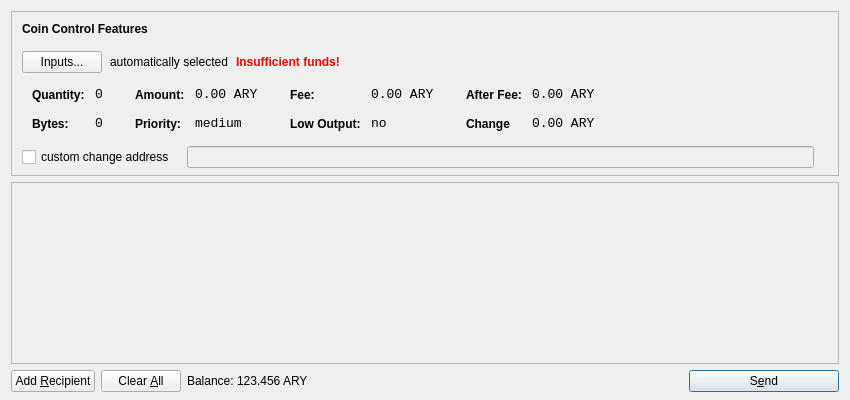
<?xml version="1.0" encoding="UTF-8"?>
<ui version="4.0">
 <class>SendCoinsDialog</class>
 <widget class="QDialog" name="SendCoinsDialog">
  <property name="geometry">
   <rect>
    <x>0</x>
    <y>0</y>
    <width>850</width>
    <height>400</height>
   </rect>
  </property>
  <property name="windowTitle">
   <string>Send Coins</string>
  </property>
  <layout class="QVBoxLayout" name="verticalLayout" stretch="0,1,0">
   <property name="bottomMargin">
    <number>8</number>
   </property>
   <item>
    <widget class="QFrame" name="frameCoinControl">
     <property name="sizePolicy">
      <sizepolicy hsizetype="Expanding" vsizetype="Expanding">
       <horstretch>0</horstretch>
       <verstretch>0</verstretch>
      </sizepolicy>
     </property>
     <property name="maximumSize">
      <size>
       <width>16777215</width>
       <height>16777215</height>
      </size>
     </property>
     <property name="frameShape">
      <enum>QFrame::StyledPanel</enum>
     </property>
     <property name="frameShadow">
      <enum>QFrame::Sunken</enum>
     </property>
     <layout class="QVBoxLayout" name="verticalLayoutCoinControl2">
      <property name="spacing">
       <number>-1</number>
      </property>
      <property name="leftMargin">
       <number>0</number>
      </property>
      <property name="topMargin">
       <number>0</number>
      </property>
      <property name="rightMargin">
       <number>0</number>
      </property>
      <property name="bottomMargin">
       <number>6</number>
      </property>
      <item>
       <layout class="QVBoxLayout" name="verticalLayoutCoinControl" stretch="0,0,0,0,1">
        <property name="spacing">
         <number>0</number>
        </property>
        <property name="leftMargin">
         <number>10</number>
        </property>
        <property name="topMargin">
         <number>10</number>
        </property>
        <item>
         <layout class="QHBoxLayout" name="horizontalLayoutCoinControl1">
          <property name="bottomMargin">
           <number>15</number>
          </property>
          <item>
           <widget class="QLabel" name="labelCoinControlFeatures">
            <property name="sizePolicy">
             <sizepolicy hsizetype="Preferred" vsizetype="Maximum">
              <horstretch>0</horstretch>
              <verstretch>0</verstretch>
             </sizepolicy>
            </property>
            <property name="font">
             <font>
              <weight>75</weight>
              <bold>true</bold>
             </font>
            </property>
            <property name="styleSheet">
             <string notr="true">font-weight:bold;</string>
            </property>
            <property name="text">
             <string>Coin Control Features</string>
            </property>
           </widget>
          </item>
         </layout>
        </item>
        <item>
         <layout class="QHBoxLayout" name="horizontalLayoutCoinControl2" stretch="0,0,0,0">
          <property name="spacing">
           <number>8</number>
          </property>
          <property name="bottomMargin">
           <number>10</number>
          </property>
          <item>
           <widget class="QPushButton" name="pushButtonCoinControl">
            <property name="styleSheet">
             <string notr="true"/>
            </property>
            <property name="text">
             <string>Inputs...</string>
            </property>
           </widget>
          </item>
          <item>
           <widget class="QLabel" name="labelCoinControlAutomaticallySelected">
            <property name="text">
             <string>automatically selected</string>
            </property>
            <property name="margin">
             <number>5</number>
            </property>
           </widget>
          </item>
          <item>
           <widget class="QLabel" name="labelCoinControlInsuffFunds">
            <property name="font">
             <font>
              <weight>75</weight>
              <bold>true</bold>
             </font>
            </property>
            <property name="styleSheet">
             <string notr="true">color:red;font-weight:bold;</string>
            </property>
            <property name="text">
             <string>Insufficient funds!</string>
            </property>
            <property name="margin">
             <number>5</number>
            </property>
           </widget>
          </item>
          <item>
           <spacer name="horizontalSpacerCoinControl">
            <property name="orientation">
             <enum>Qt::Horizontal</enum>
            </property>
            <property name="sizeHint" stdset="0">
             <size>
              <width>40</width>
              <height>1</height>
             </size>
            </property>
           </spacer>
          </item>
         </layout>
        </item>
        <item>
         <widget class="QWidget" name="widgetCoinControl" native="true">
          <property name="sizePolicy">
           <sizepolicy hsizetype="Preferred" vsizetype="Preferred">
            <horstretch>0</horstretch>
            <verstretch>0</verstretch>
           </sizepolicy>
          </property>
          <property name="minimumSize">
           <size>
            <width>0</width>
            <height>0</height>
           </size>
          </property>
          <property name="styleSheet">
           <string notr="true"/>
          </property>
          <layout class="QHBoxLayout" name="horizontalLayoutCoinControl5">
           <property name="margin">
            <number>0</number>
           </property>
           <item>
            <layout class="QHBoxLayout" name="horizontalLayoutCoinControl3" stretch="0,0,0,1">
             <property name="spacing">
              <number>20</number>
             </property>
             <property name="topMargin">
              <number>0</number>
             </property>
             <property name="bottomMargin">
              <number>10</number>
             </property>
             <item>
              <layout class="QFormLayout" name="formLayoutCoinControl1">
               <property name="horizontalSpacing">
                <number>10</number>
               </property>
               <property name="verticalSpacing">
                <number>14</number>
               </property>
               <property name="leftMargin">
                <number>10</number>
               </property>
               <property name="topMargin">
                <number>4</number>
               </property>
               <property name="rightMargin">
                <number>6</number>
               </property>
               <item row="0" column="0">
                <widget class="QLabel" name="labelCoinControlQuantityText">
                 <property name="styleSheet">
                  <string notr="true">font-weight:bold;</string>
                 </property>
                 <property name="text">
                  <string>Quantity:</string>
                 </property>
                 <property name="margin">
                  <number>0</number>
                 </property>
                </widget>
               </item>
               <item row="0" column="1">
                <widget class="QLabel" name="labelCoinControlQuantity">
                 <property name="font">
                  <font>
                   <family>Monospace</family>
                   <pointsize>10</pointsize>
                  </font>
                 </property>
                 <property name="cursor">
                  <cursorShape>IBeamCursor</cursorShape>
                 </property>
                 <property name="contextMenuPolicy">
                  <enum>Qt::ActionsContextMenu</enum>
                 </property>
                 <property name="text">
                  <string>0</string>
                 </property>
                 <property name="margin">
                  <number>0</number>
                 </property>
                 <property name="textInteractionFlags">
                  <set>Qt::LinksAccessibleByMouse|Qt::TextSelectableByKeyboard|Qt::TextSelectableByMouse</set>
                 </property>
                </widget>
               </item>
               <item row="1" column="0">
                <widget class="QLabel" name="labelCoinControlBytesText">
                 <property name="styleSheet">
                  <string notr="true">font-weight:bold;</string>
                 </property>
                 <property name="text">
                  <string>Bytes:</string>
                 </property>
                </widget>
               </item>
               <item row="1" column="1">
                <widget class="QLabel" name="labelCoinControlBytes">
                 <property name="font">
                  <font>
                   <family>Monospace</family>
                   <pointsize>10</pointsize>
                  </font>
                 </property>
                 <property name="cursor">
                  <cursorShape>IBeamCursor</cursorShape>
                 </property>
                 <property name="contextMenuPolicy">
                  <enum>Qt::ActionsContextMenu</enum>
                 </property>
                 <property name="text">
                  <string>0</string>
                 </property>
                 <property name="textInteractionFlags">
                  <set>Qt::LinksAccessibleByMouse|Qt::TextSelectableByKeyboard|Qt::TextSelectableByMouse</set>
                 </property>
                </widget>
               </item>
              </layout>
             </item>
             <item>
              <layout class="QFormLayout" name="formLayoutCoinControl2">
               <property name="horizontalSpacing">
                <number>10</number>
               </property>
               <property name="verticalSpacing">
                <number>14</number>
               </property>
               <property name="leftMargin">
                <number>6</number>
               </property>
               <property name="topMargin">
                <number>4</number>
               </property>
               <property name="rightMargin">
                <number>6</number>
               </property>
               <item row="0" column="0">
                <widget class="QLabel" name="labelCoinControlAmountText">
                 <property name="styleSheet">
                  <string notr="true">font-weight:bold;</string>
                 </property>
                 <property name="text">
                  <string>Amount:</string>
                 </property>
                 <property name="margin">
                  <number>0</number>
                 </property>
                </widget>
               </item>
               <item row="0" column="1">
                <widget class="QLabel" name="labelCoinControlAmount">
                 <property name="font">
                  <font>
                   <family>Monospace</family>
                   <pointsize>10</pointsize>
                  </font>
                 </property>
                 <property name="cursor">
                  <cursorShape>IBeamCursor</cursorShape>
                 </property>
                 <property name="contextMenuPolicy">
                  <enum>Qt::ActionsContextMenu</enum>
                 </property>
                 <property name="text">
                  <string notr="true">0.00 ARY</string>
                 </property>
                 <property name="textInteractionFlags">
                  <set>Qt::LinksAccessibleByMouse|Qt::TextSelectableByKeyboard|Qt::TextSelectableByMouse</set>
                 </property>
                </widget>
               </item>
               <item row="1" column="0">
                <widget class="QLabel" name="labelCoinControlPriorityText">
                 <property name="styleSheet">
                  <string notr="true">font-weight:bold;</string>
                 </property>
                 <property name="text">
                  <string>Priority:</string>
                 </property>
                </widget>
               </item>
               <item row="1" column="1">
                <widget class="QLabel" name="labelCoinControlPriority">
                 <property name="font">
                  <font>
                   <family>Monospace</family>
                   <pointsize>10</pointsize>
                  </font>
                 </property>
                 <property name="cursor">
                  <cursorShape>IBeamCursor</cursorShape>
                 </property>
                 <property name="contextMenuPolicy">
                  <enum>Qt::ActionsContextMenu</enum>
                 </property>
                 <property name="text">
                  <string>medium</string>
                 </property>
                 <property name="textInteractionFlags">
                  <set>Qt::LinksAccessibleByMouse|Qt::TextSelectableByKeyboard|Qt::TextSelectableByMouse</set>
                 </property>
                </widget>
               </item>
              </layout>
             </item>
             <item>
              <layout class="QFormLayout" name="formLayoutCoinControl3">
               <property name="horizontalSpacing">
                <number>10</number>
               </property>
               <property name="verticalSpacing">
                <number>14</number>
               </property>
               <property name="leftMargin">
                <number>6</number>
               </property>
               <property name="topMargin">
                <number>4</number>
               </property>
               <property name="rightMargin">
                <number>6</number>
               </property>
               <item row="0" column="0">
                <widget class="QLabel" name="labelCoinControlFeeText">
                 <property name="styleSheet">
                  <string notr="true">font-weight:bold;</string>
                 </property>
                 <property name="text">
                  <string>Fee:</string>
                 </property>
                 <property name="margin">
                  <number>0</number>
                 </property>
                </widget>
               </item>
               <item row="0" column="1">
                <widget class="QLabel" name="labelCoinControlFee">
                 <property name="font">
                  <font>
                   <family>Monospace</family>
                   <pointsize>10</pointsize>
                  </font>
                 </property>
                 <property name="cursor">
                  <cursorShape>IBeamCursor</cursorShape>
                 </property>
                 <property name="contextMenuPolicy">
                  <enum>Qt::ActionsContextMenu</enum>
                 </property>
                 <property name="text">
                  <string notr="true">0.00 ARY</string>
                 </property>
                 <property name="textInteractionFlags">
                  <set>Qt::LinksAccessibleByMouse|Qt::TextSelectableByKeyboard|Qt::TextSelectableByMouse</set>
                 </property>
                </widget>
               </item>
               <item row="1" column="0">
                <widget class="QLabel" name="labelCoinControlLowOutputText">
                 <property name="styleSheet">
                  <string notr="true">font-weight:bold;</string>
                 </property>
                 <property name="text">
                  <string>Low Output:</string>
                 </property>
                </widget>
               </item>
               <item row="1" column="1">
                <widget class="QLabel" name="labelCoinControlLowOutput">
                 <property name="font">
                  <font>
                   <family>Monospace</family>
                   <pointsize>10</pointsize>
                  </font>
                 </property>
                 <property name="cursor">
                  <cursorShape>IBeamCursor</cursorShape>
                 </property>
                 <property name="contextMenuPolicy">
                  <enum>Qt::ActionsContextMenu</enum>
                 </property>
                 <property name="text">
                  <string>no</string>
                 </property>
                 <property name="textInteractionFlags">
                  <set>Qt::LinksAccessibleByMouse|Qt::TextSelectableByKeyboard|Qt::TextSelectableByMouse</set>
                 </property>
                </widget>
               </item>
              </layout>
             </item>
             <item>
              <layout class="QFormLayout" name="formLayoutCoinControl4">
               <property name="horizontalSpacing">
                <number>10</number>
               </property>
               <property name="verticalSpacing">
                <number>14</number>
               </property>
               <property name="leftMargin">
                <number>6</number>
               </property>
               <property name="topMargin">
                <number>4</number>
               </property>
               <property name="rightMargin">
                <number>6</number>
               </property>
               <item row="0" column="0">
                <widget class="QLabel" name="labelCoinControlAfterFeeText">
                 <property name="styleSheet">
                  <string notr="true">font-weight:bold;</string>
                 </property>
                 <property name="text">
                  <string>After Fee:</string>
                 </property>
                 <property name="margin">
                  <number>0</number>
                 </property>
                </widget>
               </item>
               <item row="0" column="1">
                <widget class="QLabel" name="labelCoinControlAfterFee">
                 <property name="font">
                  <font>
                   <family>Monospace</family>
                   <pointsize>10</pointsize>
                  </font>
                 </property>
                 <property name="cursor">
                  <cursorShape>IBeamCursor</cursorShape>
                 </property>
                 <property name="contextMenuPolicy">
                  <enum>Qt::ActionsContextMenu</enum>
                 </property>
                 <property name="text">
                  <string notr="true">0.00 ARY</string>
                 </property>
                 <property name="textInteractionFlags">
                  <set>Qt::LinksAccessibleByMouse|Qt::TextSelectableByKeyboard|Qt::TextSelectableByMouse</set>
                 </property>
                </widget>
               </item>
               <item row="1" column="0">
                <widget class="QLabel" name="labelCoinControlChangeText">
                 <property name="styleSheet">
                  <string notr="true">font-weight:bold;</string>
                 </property>
                 <property name="text">
                  <string>Change</string>
                 </property>
                </widget>
               </item>
               <item row="1" column="1">
                <widget class="QLabel" name="labelCoinControlChange">
                 <property name="font">
                  <font>
                   <family>Monospace</family>
                   <pointsize>10</pointsize>
                  </font>
                 </property>
                 <property name="cursor">
                  <cursorShape>IBeamCursor</cursorShape>
                 </property>
                 <property name="contextMenuPolicy">
                  <enum>Qt::ActionsContextMenu</enum>
                 </property>
                 <property name="text">
                  <string notr="true">0.00 ARY</string>
                 </property>
                 <property name="textInteractionFlags">
                  <set>Qt::LinksAccessibleByMouse|Qt::TextSelectableByKeyboard|Qt::TextSelectableByMouse</set>
                 </property>
                </widget>
               </item>
              </layout>
             </item>
            </layout>
           </item>
          </layout>
         </widget>
        </item>
        <item>
         <layout class="QHBoxLayout" name="horizontalLayoutCoinControl4" stretch="0,0,0">
          <property name="spacing">
           <number>12</number>
          </property>
          <property name="sizeConstraint">
           <enum>QLayout::SetDefaultConstraint</enum>
          </property>
          <property name="topMargin">
           <number>5</number>
          </property>
          <property name="rightMargin">
           <number>5</number>
          </property>
          <item>
           <widget class="QCheckBox" name="checkBoxCoinControlChange">
            <property name="text">
             <string>custom change address</string>
            </property>
           </widget>
          </item>
          <item>
           <widget class="QLineEdit" name="lineEditCoinControlChange">
            <property name="enabled">
             <bool>false</bool>
            </property>
            <property name="sizePolicy">
             <sizepolicy hsizetype="Expanding" vsizetype="Fixed">
              <horstretch>0</horstretch>
              <verstretch>0</verstretch>
             </sizepolicy>
            </property>
           </widget>
          </item>
          <item>
           <widget class="QLabel" name="labelCoinControlChangeLabel">
            <property name="sizePolicy">
             <sizepolicy hsizetype="Preferred" vsizetype="Expanding">
              <horstretch>0</horstretch>
              <verstretch>0</verstretch>
             </sizepolicy>
            </property>
            <property name="minimumSize">
             <size>
              <width>0</width>
              <height>0</height>
             </size>
            </property>
            <property name="text">
             <string/>
            </property>
            <property name="margin">
             <number>3</number>
            </property>
           </widget>
          </item>
         </layout>
        </item>
        <item>
         <spacer name="verticalSpacerCoinControl">
          <property name="orientation">
           <enum>Qt::Vertical</enum>
          </property>
          <property name="sizeHint" stdset="0">
           <size>
            <width>800</width>
            <height>1</height>
           </size>
          </property>
         </spacer>
        </item>
       </layout>
      </item>
     </layout>
    </widget>
   </item>
   <item>
    <widget class="QScrollArea" name="scrollArea">
     <property name="widgetResizable">
      <bool>true</bool>
     </property>
     <widget class="QWidget" name="scrollAreaWidgetContents">
      <property name="geometry">
       <rect>
        <x>0</x>
        <y>0</y>
        <width>830</width>
        <height>165</height>
       </rect>
      </property>
      <layout class="QVBoxLayout" name="verticalLayout_2">
       <property name="margin">
        <number>0</number>
       </property>
       <item>
        <layout class="QVBoxLayout" name="entries">
         <property name="spacing">
          <number>6</number>
         </property>
        </layout>
       </item>
       <item>
        <spacer name="verticalSpacer">
         <property name="orientation">
          <enum>Qt::Vertical</enum>
         </property>
         <property name="sizeHint" stdset="0">
          <size>
           <width>20</width>
           <height>40</height>
          </size>
         </property>
        </spacer>
       </item>
      </layout>
     </widget>
    </widget>
   </item>
   <item>
    <layout class="QHBoxLayout" name="horizontalLayout">
     <item>
      <widget class="QPushButton" name="addButton">
       <property name="toolTip">
        <string>Send to multiple recipients at once</string>
       </property>
       <property name="text">
        <string>Add &amp;Recipient</string>
       </property>
       <property name="autoDefault">
        <bool>false</bool>
       </property>
      </widget>
     </item>
     <item>
      <widget class="QPushButton" name="clearButton">
       <property name="sizePolicy">
        <sizepolicy hsizetype="Minimum" vsizetype="Fixed">
         <horstretch>0</horstretch>
         <verstretch>0</verstretch>
        </sizepolicy>
       </property>
       <property name="toolTip">
        <string>Remove all transaction fields</string>
       </property>
       <property name="text">
        <string>Clear &amp;All</string>
       </property>
       <property name="autoRepeatDelay">
        <number>300</number>
       </property>
       <property name="autoDefault">
        <bool>false</bool>
       </property>
      </widget>
     </item>
     <item>
      <layout class="QHBoxLayout" name="horizontalLayout_2">
       <property name="spacing">
        <number>3</number>
       </property>
       <item>
        <widget class="QLabel" name="label">
         <property name="sizePolicy">
          <sizepolicy hsizetype="Preferred" vsizetype="Fixed">
           <horstretch>0</horstretch>
           <verstretch>0</verstretch>
          </sizepolicy>
         </property>
         <property name="text">
          <string>Balance:</string>
         </property>
        </widget>
       </item>
       <item>
        <widget class="QLabel" name="labelBalance">
         <property name="sizePolicy">
          <sizepolicy hsizetype="Preferred" vsizetype="Fixed">
           <horstretch>0</horstretch>
           <verstretch>0</verstretch>
          </sizepolicy>
         </property>
         <property name="cursor">
          <cursorShape>IBeamCursor</cursorShape>
         </property>
         <property name="text">
          <string notr="true">123.456 ARY</string>
         </property>
         <property name="textInteractionFlags">
          <set>Qt::LinksAccessibleByMouse|Qt::TextSelectableByKeyboard|Qt::TextSelectableByMouse</set>
         </property>
        </widget>
       </item>
      </layout>
     </item>
     <item>
      <spacer name="horizontalSpacer">
       <property name="orientation">
        <enum>Qt::Horizontal</enum>
       </property>
       <property name="sizeHint" stdset="0">
        <size>
         <width>40</width>
         <height>20</height>
        </size>
       </property>
      </spacer>
     </item>
     <item>
      <widget class="QPushButton" name="sendButton">
       <property name="minimumSize">
        <size>
         <width>150</width>
         <height>0</height>
        </size>
       </property>
       <property name="toolTip">
        <string>Confirm the send action</string>
       </property>
       <property name="text">
        <string>S&amp;end</string>
       </property>
       <property name="icon">
        <iconset resource="../bitcoin.qrc">
         <normaloff>:/icons/send</normaloff>:/icons/send</iconset>
       </property>
       <property name="default">
        <bool>true</bool>
       </property>
      </widget>
     </item>
    </layout>
   </item>
  </layout>
 </widget>
 <resources>
  <include location="../bitcoin.qrc"/>
 </resources>
 <connections/>
</ui>
